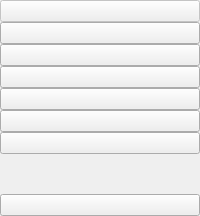
    <widget class="QWidget" name="IconContainer" native="true">
     <layout class="QGridLayout" name="gridLayout">
      <property name="leftMargin">
       <number>0</number>
      </property>
      <property name="topMargin">
       <number>0</number>
      </property>
      <property name="rightMargin">
       <number>0</number>
      </property>
      <property name="bottomMargin">
       <number>0</number>
      </property>
      <property name="spacing">
       <number>0</number>
      </property>
      <item row="7" column="0">
       <spacer name="verticalSpacer">
        <property name="orientation">
         <enum>Qt::Vertical</enum>
        </property>
        <property name="sizeHint" stdset="0">
         <size>
          <width>20</width>
          <height>40</height>
         </size>
        </property>
       </spacer>
      </item>
      <item row="6" column="0">
       <widget class="QPushButton" name="goToReports">
        <property name="text">
         <string/>
        </property>
        <property name="icon">
         <iconset>
          <normaloff>icons/reports.ico</normaloff>icons/reports.ico</iconset>
        </property>
        <property name="iconSize">
         <size>
          <width>25</width>
          <height>25</height>
         </size>
        </property>
       </widget>
      </item>
      <item row="1" column="0">
       <widget class="QPushButton" name="goToDashboard">
        <property name="text">
         <string/>
        </property>
        <property name="icon">
         <iconset>
          <normaloff>icons/dashboard.ico</normaloff>icons/dashboard.ico</iconset>
        </property>
        <property name="iconSize">
         <size>
          <width>30</width>
          <height>30</height>
         </size>
        </property>
       </widget>
      </item>
      <item row="2" column="0">
       <widget class="QPushButton" name="goToListOfEmployee">
        <property name="text">
         <string/>
        </property>
        <property name="icon">
         <iconset>
          <normaloff>icons/list.ico</normaloff>icons/list.ico</iconset>
        </property>
        <property name="iconSize">
         <size>
          <width>25</width>
          <height>25</height>
         </size>
        </property>
       </widget>
      </item>
      <item row="5" column="0">
       <widget class="QPushButton" name="goToAttendance">
        <property name="text">
         <string/>
        </property>
        <property name="icon">
         <iconset>
          <normaloff>icons/attendance.ico</normaloff>icons/attendance.ico</iconset>
        </property>
        <property name="iconSize">
         <size>
          <width>25</width>
          <height>25</height>
         </size>
        </property>
       </widget>
      </item>
      <item row="3" column="0">
       <widget class="QPushButton" name="goToAddEmployee">
        <property name="text">
         <string/>
        </property>
        <property name="icon">
         <iconset>
          <normaloff>icons/add.ico</normaloff>icons/add.ico</iconset>
        </property>
        <property name="iconSize">
         <size>
          <width>25</width>
          <height>25</height>
         </size>
        </property>
       </widget>
      </item>
      <item row="4" column="0">
       <widget class="QPushButton" name="launchAnAttender">
        <property name="enabled">
         <bool>true</bool>
        </property>
        <property name="text">
         <string/>
        </property>
        <property name="icon">
         <iconset>
          <normaloff>icons/attender.ico</normaloff>icons/attender.ico</iconset>
        </property>
        <property name="iconSize">
         <size>
          <width>25</width>
          <height>25</height>
         </size>
        </property>
        <property name="checkable">
         <bool>true</bool>
        </property>
       </widget>
      </item>
      <item row="0" column="0">
       <widget class="QPushButton" name="IconLogo">
        <property name="enabled">
         <bool>false</bool>
        </property>
        <property name="text">
         <string/>
        </property>
        <property name="icon">
         <iconset>
          <normaloff>icons/favicon_io/favicon.ico</normaloff>
          <disabledoff>icons/favicon_io/favicon.ico</disabledoff>icons/favicon_io/favicon.ico</iconset>
        </property>
        <property name="iconSize">
         <size>
          <width>25</width>
          <height>30</height>
         </size>
        </property>
       </widget>
      </item>
      <item row="8" column="0">
       <widget class="QPushButton" name="Exit">
        <property name="text">
         <string/>
        </property>
        <property name="icon">
         <iconset>
          <normaloff>icons/exit.ico</normaloff>icons/exit.ico</iconset>
        </property>
        <property name="iconSize">
         <size>
          <width>25</width>
          <height>25</height>
         </size>
        </property>
       </widget>
      </item>
     </layout>
    </widget>
